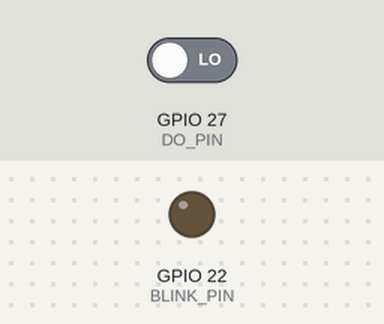
The program below on a simulated Raspberry Pi (BCM pin numbers). Parts: output pins drawn as LEDs (lit = HIGH). Inputs (shaded band) come from the test bench; at power-on: GPIO 27 (DO_PIN) LOW.

Above: at 1.2 s.
1.3 s: GPIO 27 (DO_PIN) driven HIGH
At 2.3 s:
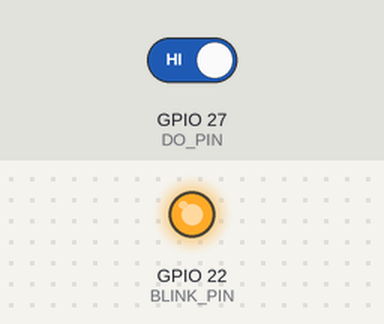
3.0 s: GPIO 27 (DO_PIN) driven LOW
At 3.4 s:
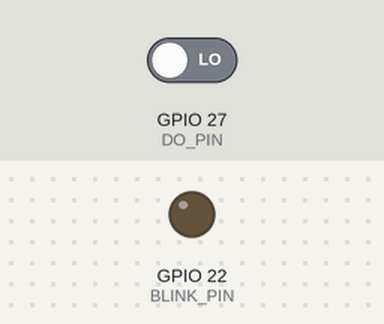
Timing chart, 0 to 6.0 s (numbered marks = the images above; inputs shaded):
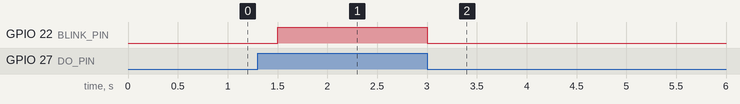

The program:

light.py
```python
#!/usr/bin/env python
# encodeing: utf-8

import RPi.GPIO as GPIO
import time

DO_PIN = 27
ALERT_PIN = 26
BLINK_PIN = 22

def init():
    GPIO.setmode(GPIO.BCM)
    GPIO.setup(DO_PIN, GPIO.IN)
#    GPIO.setup(ALERT_PIN, GPIO.OUT)
    GPIO.setup(BLINK_PIN, GPIO.OUT)
    GPIO.output(BLINK_PIN, GPIO.LOW)

def loop():
    while True:
        GPIO.output(BLINK_PIN, GPIO.input(DO_PIN))
        time.sleep(0.5)

if __name__ == '__main__':
    init()
    try:
        loop()
    except KeyboardInterrupt:
        GPIO.cleanup()
```

Measured:
- after the input at 1.3 s, GPIO 22 (BLINK_PIN): LOW → HIGH after 0.20 s
- after the input at 3.0 s, GPIO 22 (BLINK_PIN): HIGH → LOW at once
